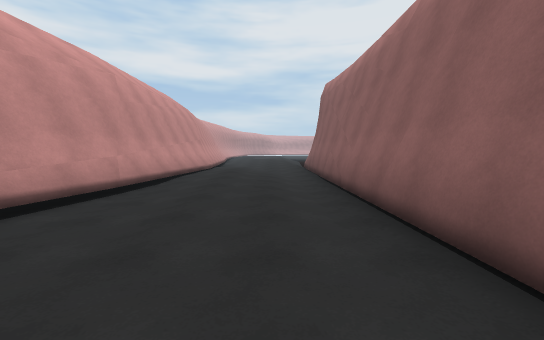
[1] (above)

16 first-person views from a walk through a 3-D level made in the Unity game engine. The camera is 1.5 m above the floor, tilts 4° down and sees 90° across. The floor is counted in squares, 2 m on a side. Each view is taken from the middle of a square. On the plan, view 1 faces up. The plan holds only what a view shows up to about 10 squares ahead; the rest is blank. The place goes on beyond the plan. Surface patterns are stand-ins for the level's own textures.

[2]
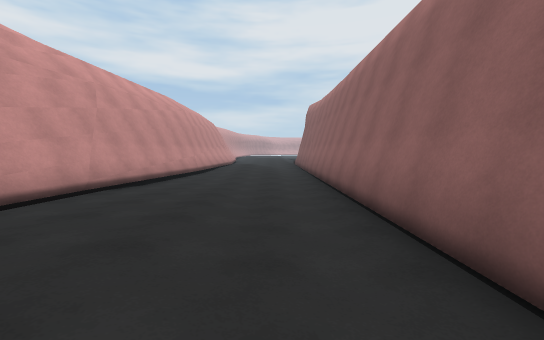

[3]
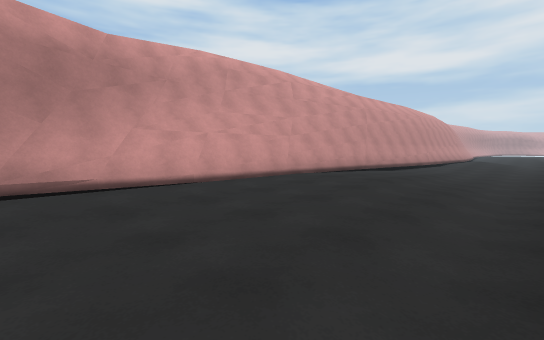

[4]
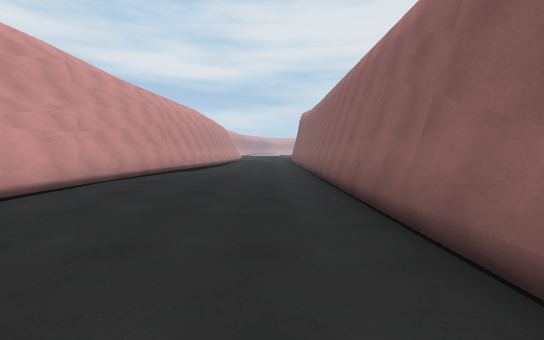

[5]
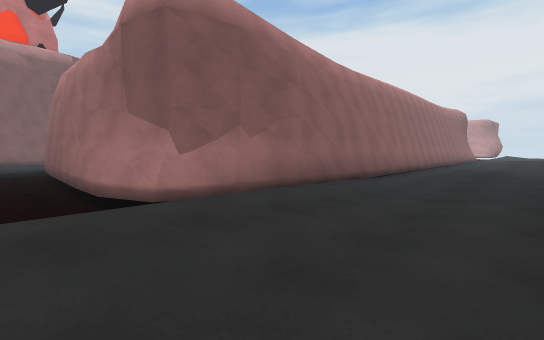

[6]
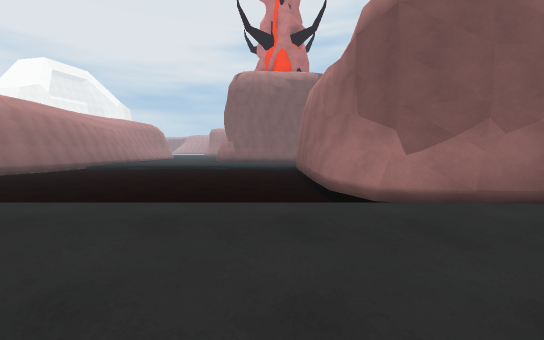

[7]
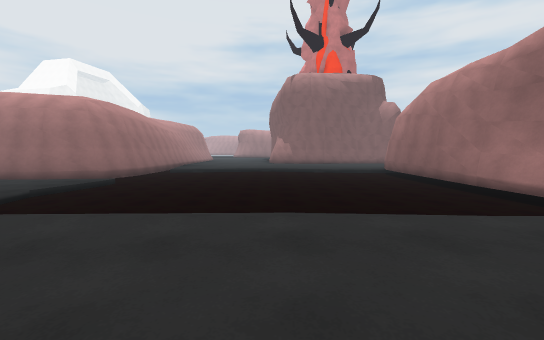

[8]
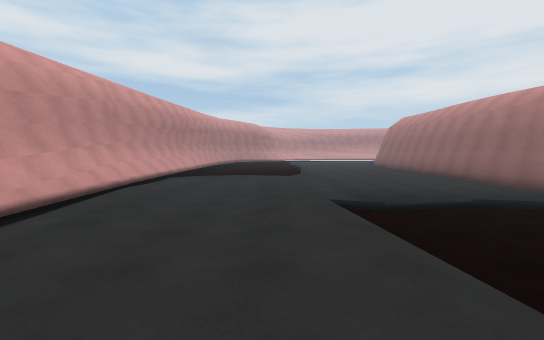

[9]
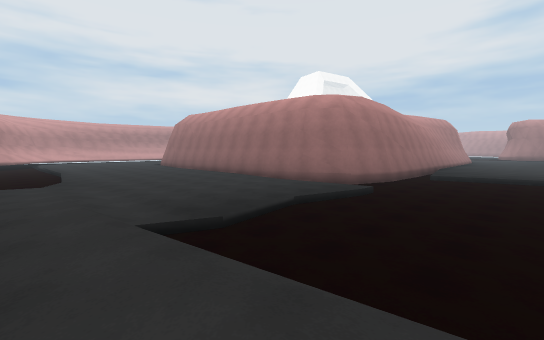

[10]
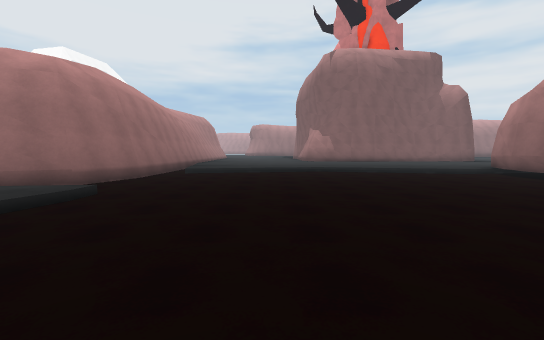

[11]
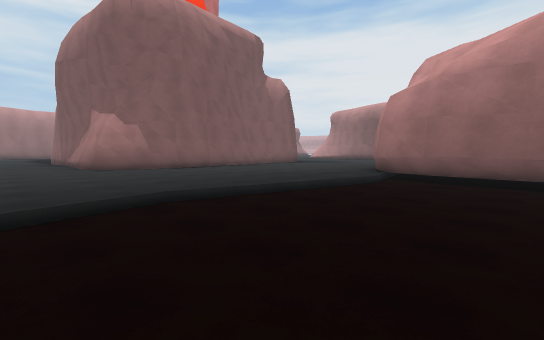

[12]
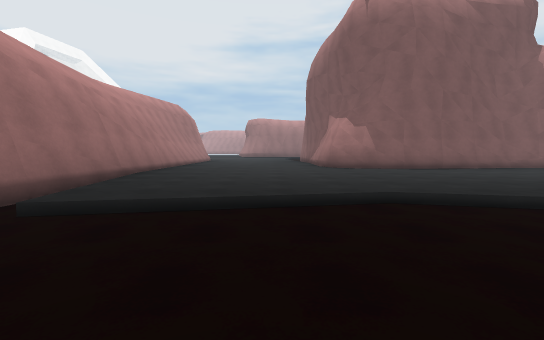

[13]
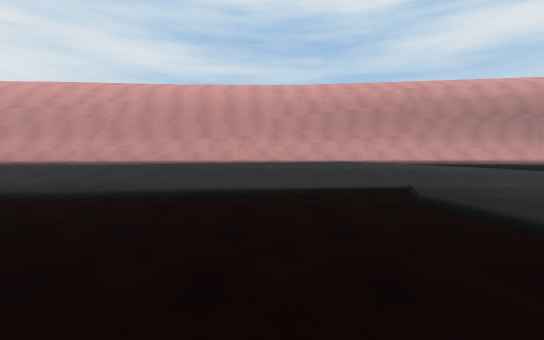

[14]
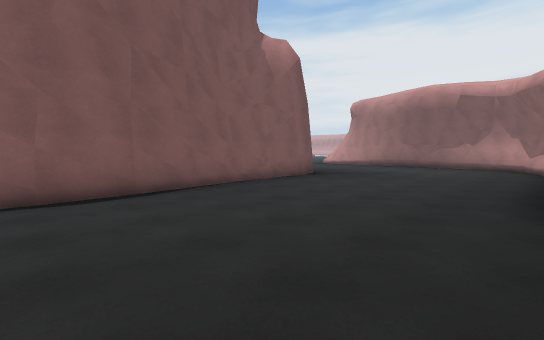

[15]
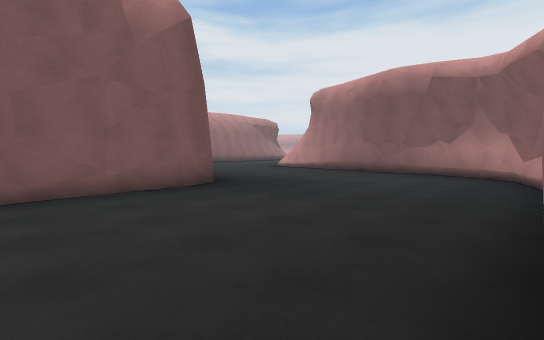

[16]
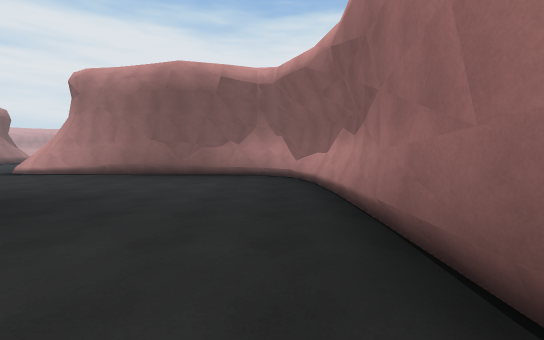

### Floor plan
Key: @ floor where view 1 was taken; # wall or solid block; . main floor; : floor 0.25 m higher than the main floor; - floor 0.25 m lower than the main floor; + floor 0.5 m higher than the main floor; / step, stairs or slope.
Columns run from 5 left of view 1 to 18 right of it. Each row starts with its distance up from view 1.
 32  #    -..
 31  #    /...
 30  #   //....
 29  #..../.....#
 28  #:..:/.....#
 27  #:..:/.....#
 26  #:..:/.....-##
 25  #//.:/.....--##########
 24  #//.:///-//----///.....
 23  #//.:/---------/.......
 22  #//::/----------.......
 21  #/+::/----------.......
 20  #//::/----------/......
 19  #//++//---------/.....#
 18  ## ++//---------.....##
 17  ## /+/----------.....#
 16   # /+/---------/.....#
 15   #./+/---------/.....#
 14   #.///-########/.....##
 13   #..//##      ##......#
 12    ..//#        ##.....#
 11    :///#         #.....#
 10   #///:#         #.....#
  9   #:/.:#         #.....#
  8   #://.#         #......
  7   #///.#         #......
  6   #/:/.#         #......
  5   #/::.#         #......
  4   #.::.#         ##.....
  3   #....#          ######
  2  ##....#
  1  #.....#
  0  #::/@.#
 -1  #::/..#
 -2  #::/..#
 -3  #/+//.#
 -4  #/+//.#
 -5  #/++/.#
 -6  #/::/.#
 -7 ##/:::.#
 -8 ##/:::.#
 -9 # //...

Positions as (right, up) in squares from view 1, and headings:
1: (0, 0), facing up
2: (0, -5), facing up
3: (1, -9), facing up-left
4: (0, -9), facing up
5: (-2, 15), facing down-right
6: (-2, 15), facing right
7: (-2, 19), facing right
8: (0, 19), facing up
9: (0, 21), facing up-right
10: (2, 21), facing right
11: (8, 21), facing down-right
12: (8, 21), facing right
13: (6, 22), facing left
14: (12, 17), facing down-right
15: (12, 13), facing down-right
16: (13, 12), facing down
